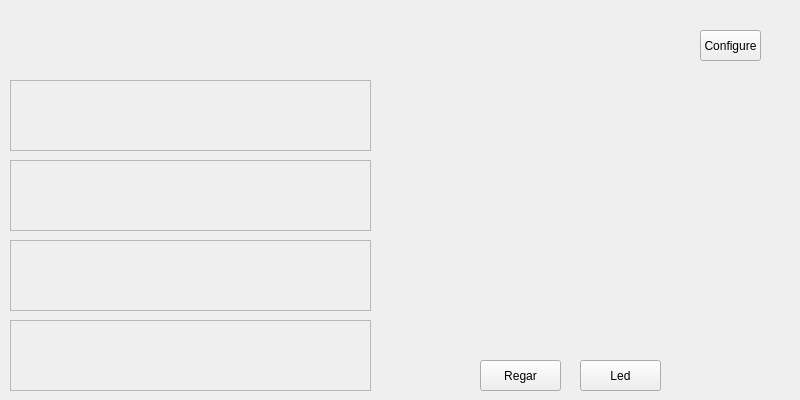
<?xml version="1.0" encoding="UTF-8"?>
<ui version="4.0">
 <class>home</class>
 <widget class="QWidget" name="home">
  <property name="geometry">
   <rect>
    <x>0</x>
    <y>0</y>
    <width>800</width>
    <height>400</height>
   </rect>
  </property>
  <property name="minimumSize">
   <size>
    <width>800</width>
    <height>400</height>
   </size>
  </property>
  <property name="maximumSize">
   <size>
    <width>800</width>
    <height>400</height>
   </size>
  </property>
  <property name="windowTitle">
   <string>Form</string>
  </property>
  <widget class="QLabel" name="img_textovaso">
   <property name="geometry">
    <rect>
     <x>11</x>
     <y>21</y>
     <width>451</width>
     <height>51</height>
    </rect>
   </property>
   <property name="minimumSize">
    <size>
     <width>451</width>
     <height>51</height>
    </size>
   </property>
   <property name="maximumSize">
    <size>
     <width>471</width>
     <height>71</height>
    </size>
   </property>
   <property name="text">
    <string/>
   </property>
   <property name="pixmap">
    <pixmap>imagens png - vaso inteligente Ocean/vaso inteligente ocean.png</pixmap>
   </property>
   <property name="scaledContents">
    <bool>true</bool>
   </property>
  </widget>
  <widget class="QLabel" name="img_ocean">
   <property name="geometry">
    <rect>
     <x>480</x>
     <y>10</y>
     <width>81</width>
     <height>71</height>
    </rect>
   </property>
   <property name="sizePolicy">
    <sizepolicy hsizetype="Preferred" vsizetype="Preferred">
     <horstretch>0</horstretch>
     <verstretch>0</verstretch>
    </sizepolicy>
   </property>
   <property name="minimumSize">
    <size>
     <width>81</width>
     <height>71</height>
    </size>
   </property>
   <property name="maximumSize">
    <size>
     <width>81</width>
     <height>71</height>
    </size>
   </property>
   <property name="text">
    <string/>
   </property>
   <property name="pixmap">
    <pixmap>imagens png - vaso inteligente Ocean/icone ocean.png</pixmap>
   </property>
   <property name="scaledContents">
    <bool>true</bool>
   </property>
  </widget>
  <widget class="QFrame" name="frame_tanque">
   <property name="geometry">
    <rect>
     <x>10</x>
     <y>80</y>
     <width>361</width>
     <height>71</height>
    </rect>
   </property>
   <property name="frameShape">
    <enum>QFrame::StyledPanel</enum>
   </property>
   <property name="frameShadow">
    <enum>QFrame::Raised</enum>
   </property>
   <widget class="QLabel" name="label_tanque">
    <property name="geometry">
     <rect>
      <x>71</x>
      <y>21</y>
      <width>151</width>
      <height>41</height>
     </rect>
    </property>
    <property name="minimumSize">
     <size>
      <width>151</width>
      <height>41</height>
     </size>
    </property>
    <property name="maximumSize">
     <size>
      <width>151</width>
      <height>41</height>
     </size>
    </property>
    <property name="text">
     <string/>
    </property>
    <property name="pixmap">
     <pixmap>imagens png - vaso inteligente Ocean/nivel do tanque texto.png</pixmap>
    </property>
    <property name="scaledContents">
     <bool>true</bool>
    </property>
   </widget>
   <widget class="QLabel" name="label_tanque_png">
    <property name="geometry">
     <rect>
      <x>10</x>
      <y>10</y>
      <width>51</width>
      <height>51</height>
     </rect>
    </property>
    <property name="text">
     <string/>
    </property>
    <property name="pixmap">
     <pixmap>imagens png - vaso inteligente Ocean/nivel-de-agua.png</pixmap>
    </property>
    <property name="scaledContents">
     <bool>true</bool>
    </property>
   </widget>
   <widget class="QLabel" name="label_tanque__dado">
    <property name="geometry">
     <rect>
      <x>252</x>
      <y>26</y>
      <width>81</width>
      <height>31</height>
     </rect>
    </property>
    <property name="minimumSize">
     <size>
      <width>81</width>
      <height>31</height>
     </size>
    </property>
    <property name="maximumSize">
     <size>
      <width>81</width>
      <height>31</height>
     </size>
    </property>
    <property name="text">
     <string>&lt;html&gt;&lt;head/&gt;&lt;body&gt;&lt;p align=&quot;center&quot;&gt;&lt;br/&gt;&lt;/p&gt;&lt;/body&gt;&lt;/html&gt;</string>
    </property>
   </widget>
  </widget>
  <widget class="QFrame" name="frame__US">
   <property name="geometry">
    <rect>
     <x>10</x>
     <y>160</y>
     <width>361</width>
     <height>71</height>
    </rect>
   </property>
   <property name="frameShape">
    <enum>QFrame::StyledPanel</enum>
   </property>
   <property name="frameShadow">
    <enum>QFrame::Raised</enum>
   </property>
   <widget class="QLabel" name="label__US">
    <property name="geometry">
     <rect>
      <x>71</x>
      <y>21</y>
      <width>141</width>
      <height>41</height>
     </rect>
    </property>
    <property name="minimumSize">
     <size>
      <width>141</width>
      <height>41</height>
     </size>
    </property>
    <property name="maximumSize">
     <size>
      <width>141</width>
      <height>41</height>
     </size>
    </property>
    <property name="text">
     <string/>
    </property>
    <property name="pixmap">
     <pixmap>imagens png - vaso inteligente Ocean/umidade texto.png</pixmap>
    </property>
    <property name="scaledContents">
     <bool>true</bool>
    </property>
   </widget>
   <widget class="QLabel" name="label_US_png">
    <property name="geometry">
     <rect>
      <x>10</x>
      <y>10</y>
      <width>51</width>
      <height>51</height>
     </rect>
    </property>
    <property name="text">
     <string/>
    </property>
    <property name="pixmap">
     <pixmap>imagens png - vaso inteligente Ocean/umidade.png</pixmap>
    </property>
    <property name="scaledContents">
     <bool>true</bool>
    </property>
   </widget>
   <widget class="QLabel" name="label_US_dado">
    <property name="geometry">
     <rect>
      <x>236</x>
      <y>26</y>
      <width>81</width>
      <height>31</height>
     </rect>
    </property>
    <property name="minimumSize">
     <size>
      <width>81</width>
      <height>31</height>
     </size>
    </property>
    <property name="maximumSize">
     <size>
      <width>81</width>
      <height>31</height>
     </size>
    </property>
    <property name="text">
     <string>&lt;html&gt;&lt;head/&gt;&lt;body&gt;&lt;p align=&quot;center&quot;&gt;&lt;br/&gt;&lt;/p&gt;&lt;/body&gt;&lt;/html&gt;</string>
    </property>
   </widget>
  </widget>
  <widget class="QFrame" name="frame_UI">
   <property name="geometry">
    <rect>
     <x>10</x>
     <y>240</y>
     <width>361</width>
     <height>71</height>
    </rect>
   </property>
   <property name="frameShape">
    <enum>QFrame::StyledPanel</enum>
   </property>
   <property name="frameShadow">
    <enum>QFrame::Raised</enum>
   </property>
   <widget class="QLabel" name="label_UI_png">
    <property name="geometry">
     <rect>
      <x>10</x>
      <y>10</y>
      <width>51</width>
      <height>51</height>
     </rect>
    </property>
    <property name="text">
     <string/>
    </property>
    <property name="pixmap">
     <pixmap>imagens png - vaso inteligente Ocean/sentido-horario.png</pixmap>
    </property>
    <property name="scaledContents">
     <bool>true</bool>
    </property>
   </widget>
   <widget class="QLabel" name="label_UI">
    <property name="geometry">
     <rect>
      <x>71</x>
      <y>11</y>
      <width>141</width>
      <height>51</height>
     </rect>
    </property>
    <property name="minimumSize">
     <size>
      <width>141</width>
      <height>51</height>
     </size>
    </property>
    <property name="maximumSize">
     <size>
      <width>141</width>
      <height>51</height>
     </size>
    </property>
    <property name="text">
     <string/>
    </property>
    <property name="pixmap">
     <pixmap>imagens png - vaso inteligente Ocean/ultima irrigação texto.png</pixmap>
    </property>
    <property name="scaledContents">
     <bool>true</bool>
    </property>
   </widget>
   <widget class="QLabel" name="label_UI_dado">
    <property name="geometry">
     <rect>
      <x>236</x>
      <y>21</y>
      <width>81</width>
      <height>31</height>
     </rect>
    </property>
    <property name="minimumSize">
     <size>
      <width>81</width>
      <height>31</height>
     </size>
    </property>
    <property name="maximumSize">
     <size>
      <width>81</width>
      <height>31</height>
     </size>
    </property>
    <property name="text">
     <string>&lt;html&gt;&lt;head/&gt;&lt;body&gt;&lt;p align=&quot;center&quot;&gt;&lt;br/&gt;&lt;/p&gt;&lt;/body&gt;&lt;/html&gt;</string>
    </property>
   </widget>
  </widget>
  <widget class="QFrame" name="frame_PI">
   <property name="geometry">
    <rect>
     <x>10</x>
     <y>320</y>
     <width>361</width>
     <height>71</height>
    </rect>
   </property>
   <property name="frameShape">
    <enum>QFrame::StyledPanel</enum>
   </property>
   <property name="frameShadow">
    <enum>QFrame::Raised</enum>
   </property>
   <widget class="QLabel" name="label_PI_png">
    <property name="geometry">
     <rect>
      <x>10</x>
      <y>20</y>
      <width>51</width>
      <height>51</height>
     </rect>
    </property>
    <property name="text">
     <string/>
    </property>
    <property name="pixmap">
     <pixmap>imagens png - vaso inteligente Ocean/verificacao-de-tempo.png</pixmap>
    </property>
    <property name="scaledContents">
     <bool>true</bool>
    </property>
   </widget>
   <widget class="QLabel" name="label_PI">
    <property name="geometry">
     <rect>
      <x>61</x>
      <y>21</y>
      <width>161</width>
      <height>41</height>
     </rect>
    </property>
    <property name="minimumSize">
     <size>
      <width>161</width>
      <height>41</height>
     </size>
    </property>
    <property name="maximumSize">
     <size>
      <width>161</width>
      <height>41</height>
     </size>
    </property>
    <property name="text">
     <string/>
    </property>
    <property name="pixmap">
     <pixmap>imagens png - vaso inteligente Ocean/proxima irrigação texto.png</pixmap>
    </property>
    <property name="scaledContents">
     <bool>true</bool>
    </property>
   </widget>
   <widget class="QLabel" name="label_PI_dado">
    <property name="geometry">
     <rect>
      <x>252</x>
      <y>26</y>
      <width>81</width>
      <height>31</height>
     </rect>
    </property>
    <property name="minimumSize">
     <size>
      <width>81</width>
      <height>31</height>
     </size>
    </property>
    <property name="maximumSize">
     <size>
      <width>81</width>
      <height>31</height>
     </size>
    </property>
    <property name="text">
     <string>&lt;html&gt;&lt;head/&gt;&lt;body&gt;&lt;p align=&quot;center&quot;&gt;&lt;br/&gt;&lt;/p&gt;&lt;/body&gt;&lt;/html&gt;</string>
    </property>
   </widget>
  </widget>
  <widget class="QLabel" name="img_vaso">
   <property name="geometry">
    <rect>
     <x>460</x>
     <y>110</y>
     <width>231</width>
     <height>241</height>
    </rect>
   </property>
   <property name="text">
    <string/>
   </property>
   <property name="pixmap">
    <pixmap>imagens png - vaso inteligente Ocean/vaso feliz.png</pixmap>
   </property>
   <property name="scaledContents">
    <bool>true</bool>
   </property>
  </widget>
  <widget class="QPushButton" name="pb_regar">
   <property name="geometry">
    <rect>
     <x>480</x>
     <y>360</y>
     <width>81</width>
     <height>31</height>
    </rect>
   </property>
   <property name="text">
    <string>Regar</string>
   </property>
  </widget>
  <widget class="QPushButton" name="pb_led">
   <property name="geometry">
    <rect>
     <x>580</x>
     <y>360</y>
     <width>81</width>
     <height>31</height>
    </rect>
   </property>
   <property name="text">
    <string>Led</string>
   </property>
  </widget>
  <widget class="QPushButton" name="pb_configure">
   <property name="geometry">
    <rect>
     <x>700</x>
     <y>30</y>
     <width>61</width>
     <height>31</height>
    </rect>
   </property>
   <property name="text">
    <string>Configure</string>
   </property>
  </widget>
 </widget>
 <resources/>
 <connections/>
</ui>
